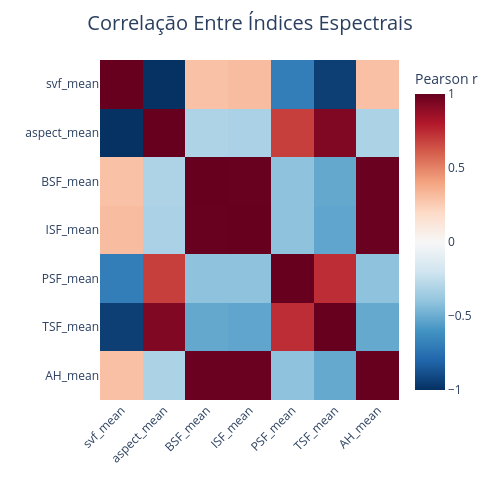

Notebook source saved alongside this figure:
### Markdown cell above
## 8. Redundância entre parâmetros — `chart_type="correlation"`

`"correlation"` calcula a matriz de correlação de Pearson entre os parâmetros solicitados sobre todos os pixels LCZ válidos. Com 34 parâmetros construídos a partir de apenas 11 famílias-base (cada uma dividida em min/max/mean), é esperado bastante redundância — este gráfico a torna explícita, o que importa se você for alimentar esses campos em um modelo estatístico ou de aprendizado de máquina, onde preditores quase duplicados apenas adicionam colinearidade sem adicionar informação.

### Code cell
corr_fig = lcz_plot_parameters(
    stack_result.path, iselect=profile_params, lcz_map=map_path,
    chart_type="correlation", lang="pt",
)
corr_fig.show()

### Figure 1 — Plotly figure (JSON) as saved in the notebook; plotly's stock layout.template omitted (floating-point values rounded to 4 significant figures)
{"data": [{"colorbar": {"title": {"text": "Pearson r"}}, "colorscale": [[0.0, "rgb(5,48,97)"], [0.1, "rgb(33,102,172)"], [0.2, "rgb(67,147,195)"], [0.3, "rgb(146,197,222)"], [0.4, "rgb(209,229,240)"], [0.5, "rgb(247,247,247)"], [0.6, "rgb(253,219,199)"], [0.7, "rgb(244,165,130)"], [0.8, "rgb(214,96,77)"], [0.9, "rgb(178,24,43)"], [1.0, "rgb(103,0,31)"]], "hovertemplate": "%{y} vs %{x}<br>r=%{z:.3f}<extra></extra>", "type": "heatmap", "x": ["svf_mean", "aspect_mean", "BSF_mean", "ISF_mean", "PSF_mean", "TSF_mean", "AH_mean"], "y": ["svf_mean", "aspect_mean", "BSF_mean", "ISF_mean", "PSF_mean", "TSF_mean", "AH_mean"], "z": [[1.0, -0.9944, 0.2957, 0.3096, -0.6936, -0.9458, 0.2997], [-0.9944, 1.0, -0.3101, -0.3238, 0.6913, 0.9343, -0.3187], [0.2957, -0.3101, 1.0, 0.9978, -0.4105, -0.5153, 0.9916], [0.3096, -0.3238, 0.9978, 1.0, -0.4078, -0.5283, 0.99], [-0.6936, 0.6913, -0.4105, -0.4078, 1.0, 0.743, -0.4106], [-0.9458, 0.9343, -0.5153, -0.5283, 0.743, 1.0, -0.5126], [0.2997, -0.3187, 0.9916, 0.99, -0.4106, -0.5126, 1.0]], "zmax": 1, "zmid": 0, "zmin": -1}], "layout": {"height": 500, "margin": {"b": 100, "l": 100, "r": 40, "t": 60}, "paper_bgcolor": "white", "title": {"font": {"size": 20}, "text": "Correlação Entre Índices Espectrais", "x": 0.5, "xanchor": "center"}, "width": 500, "xaxis": {"tickangle": -45}, "yaxis": {"autorange": "reversed"}}}
